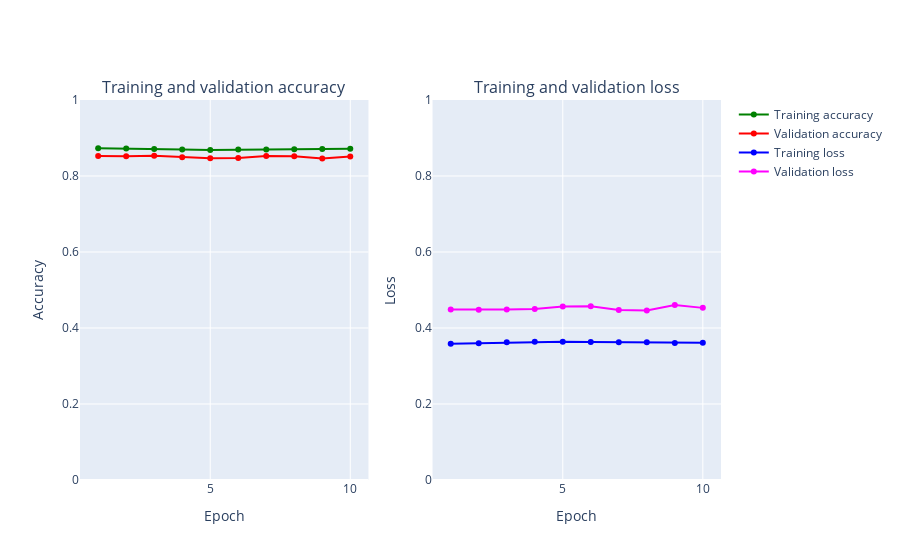

Notebook source saved alongside this figure:
### Code cell
%%time
fashion_model_batch = Sequential()
fashion_model_batch.add(Conv2D(32, kernel_size=(3, 3),activation='linear',input_shape=(28,28,1)))
fashion_model_batch.add(Conv2D(64, (3, 3), activation='linear'))
fashion_model_batch.add(Flatten())
fashion_model_batch.add(Dense(128, activation='linear'))
fashion_model_batch.add(Dense(num_classes, activation='softmax'))
fashion_model_batch.compile(loss='categorical_crossentropy', optimizer=keras.optimizers.Adam(),metrics=['accuracy'])
fashion_model_batch.summary()

h_callback = fashion_model.fit(X_train, y_train, epochs = 10, batch_size=64,validation_data=(X_test, y_test))


# Plot train vs test loss during training 
plot_accuracy_and_loss(h_callback)

### Figure 1 — Plotly figure (JSON) as saved in the notebook; plotly's stock layout.template omitted (floating-point values rounded to 4 significant figures)
{"data": [{"marker": {"color": "Green"}, "mode": "markers+lines", "name": "Training accuracy", "text": ["1", "2", "3", "4", "5", "6", "7", "8", "9", "10"], "type": "scatter", "x": [1, 2, 3, 4, 5, 6, 7, 8, 9, 10], "xaxis": "x", "y": [0.873, 0.8724, 0.8711, 0.87, 0.8686, 0.8695, 0.87, 0.8704, 0.8712, 0.8716], "yaxis": "y"}, {"marker": {"color": "Red"}, "mode": "markers+lines", "name": "Validation accuracy", "text": ["1", "2", "3", "4", "5", "6", "7", "8", "9", "10"], "type": "scatter", "x": [1, 2, 3, 4, 5, 6, 7, 8, 9, 10], "xaxis": "x", "y": [0.8528, 0.8518, 0.8535, 0.8495, 0.8469, 0.8471, 0.8525, 0.8522, 0.8462, 0.8512], "yaxis": "y"}, {"marker": {"color": "Blue"}, "mode": "markers+lines", "name": "Training loss", "text": ["1", "2", "3", "4", "5", "6", "7", "8", "9", "10"], "type": "scatter", "x": [1, 2, 3, 4, 5, 6, 7, 8, 9, 10], "xaxis": "x2", "y": [0.3582, 0.3599, 0.3623, 0.3635, 0.3639, 0.3629, 0.3624, 0.3622, 0.3604, 0.3609], "yaxis": "y2"}, {"marker": {"color": "Magenta"}, "mode": "markers+lines", "name": "Validation loss", "text": ["1", "2", "3", "4", "5", "6", "7", "8", "9", "10"], "type": "scatter", "x": [1, 2, 3, 4, 5, 6, 7, 8, 9, 10], "xaxis": "x2", "y": [0.449, 0.4478, 0.4486, 0.45, 0.4563, 0.4571, 0.4474, 0.4463, 0.4608, 0.453], "yaxis": "y2"}], "layout": {"annotations": [{"font": {"size": 16}, "showarrow": false, "text": "Training and validation accuracy", "x": 0.225, "xanchor": "center", "xref": "paper", "y": 1, "yanchor": "bottom", "yref": "paper"}, {"font": {"size": 16}, "showarrow": false, "text": "Training and validation loss", "x": 0.775, "xanchor": "center", "xref": "paper", "y": 1, "yanchor": "bottom", "yref": "paper"}], "xaxis": {"anchor": "y", "domain": [0, 0.45], "title": {"text": "Epoch"}}, "xaxis2": {"anchor": "y2", "domain": [0.55, 1], "title": {"text": "Epoch"}}, "yaxis": {"anchor": "x", "domain": [0, 1], "range": [0, 1], "title": {"text": "Accuracy"}}, "yaxis2": {"anchor": "x2", "domain": [0, 1], "range": [0, 1], "title": {"text": "Loss"}}}}
